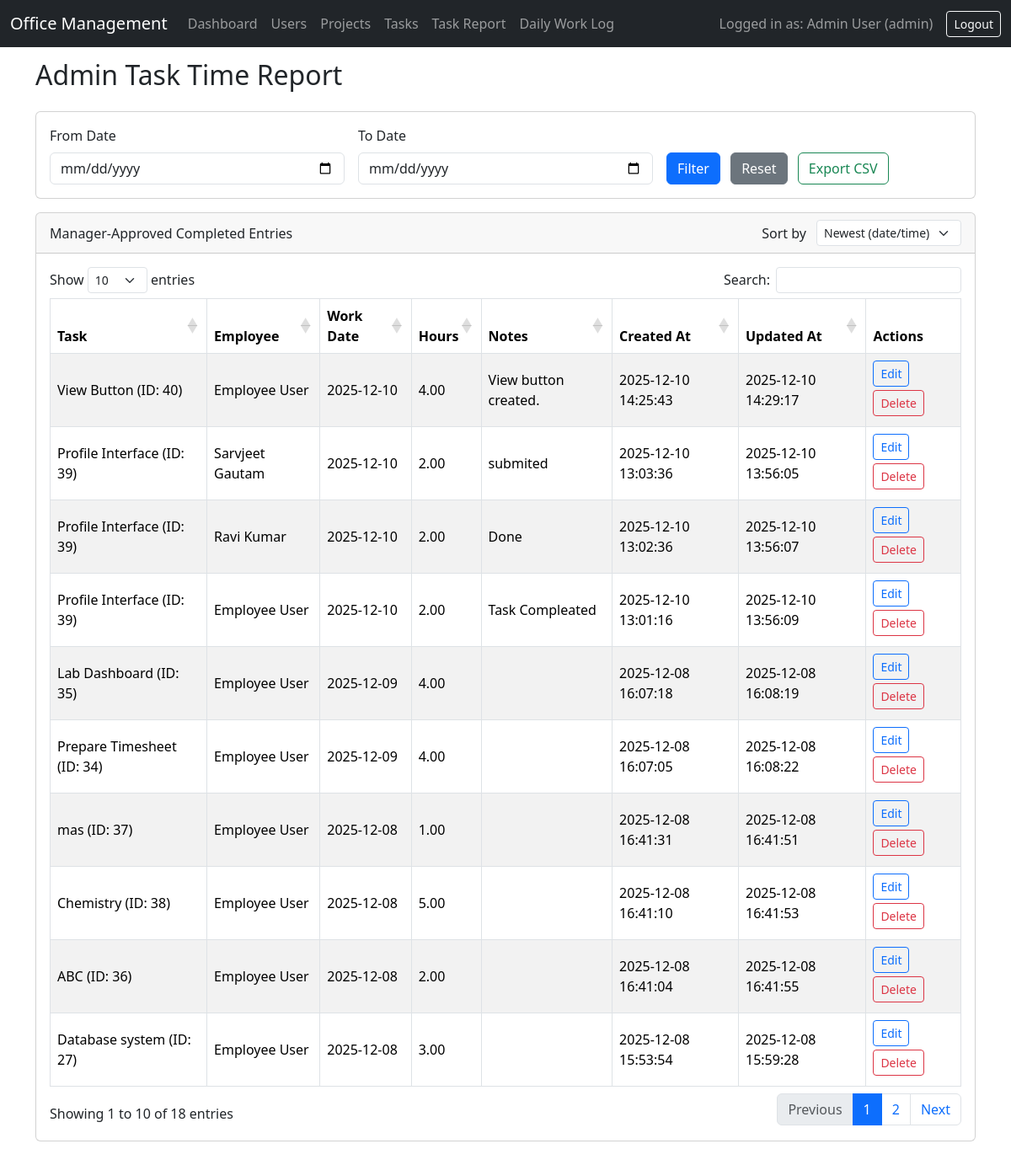
Page /report_tasks.php (signed in) on the committed database.
### tables this page shows
CREATE TABLE `timesheets` (
  `id` int(11) NOT NULL,
  `user_id` int(11) NOT NULL,
  `task_id` int(11) NOT NULL,
  `work_date` date NOT NULL,
  `hours` decimal(5,2) NOT NULL,
  `status` varchar(50) NOT NULL,
  `notes` text DEFAULT NULL,
  `manager_approved` tinyint(1) NOT NULL DEFAULT 0,
  `created_at` datetime NOT NULL DEFAULT current_timestamp(),
  `updated_at` datetime NOT NULL DEFAULT current_timestamp() ON UPDATE current_timestamp()
);

CREATE TABLE `tasks` (
  `id` int(11) NOT NULL,
  `project_id` int(11) NOT NULL,
  `title` varchar(255) NOT NULL,
  `description` text DEFAULT NULL,
  `created_by` int(11) NOT NULL,
  `status` enum('pending','in_progress','completed') NOT NULL DEFAULT 'pending',
  `start_date` date DEFAULT NULL,
  `due_date` date DEFAULT NULL,
  `created_at` datetime NOT NULL DEFAULT current_timestamp()
);

CREATE TABLE `users` (
  `id` int(11) NOT NULL,
  `full_name` varchar(100) NOT NULL,
  `first_name` varchar(100) DEFAULT NULL,
  `last_name` varchar(100) DEFAULT NULL,
  `username` varchar(50) NOT NULL,
  `email` varchar(191) DEFAULT NULL,
  `mobile` varchar(20) DEFAULT NULL,
  `phone` varchar(20) DEFAULT NULL,
  `address` text DEFAULT NULL,
  `social_facebook` varchar(191) DEFAULT NULL,
  `social_linkedin` varchar(191) DEFAULT NULL,
  `social_instagram` varchar(191) DEFAULT NULL,
  `social_twitter` varchar(191) DEFAULT NULL,
  `social_other` varchar(191) DEFAULT NULL,
  `profile_image` varchar(191) DEFAULT NULL,
  `password` varchar(255) NOT NULL,
  `role` enum('admin','manager','employee') NOT NULL DEFAULT 'employee',
  `created_at` datetime NOT NULL DEFAULT current_timestamp()
);

### report_tasks.php (the view, shortened to what this page needs)
<?php
require_once 'config.php';
$role = $_SESSION['role'];
$from_date = $_GET['from_date'] ?? '';
$to_date   = $_GET['to_date'] ?? '';
$sort = $_GET['sort'] ?? 'recent';
switch ($sort) {
    case 'recent':
    default:
        $orderBy = "ts.work_date DESC, ts.created_at DESC, ts.id DESC";
        $sort = 'recent';
        break;
}
$where = "1=1";
if ($role === 'manager') {
    $where .= " AND ts.manager_approved = 0 AND LOWER(TRIM(ts.status)) = 'completed'";
} elseif ($role === 'admin') {
    $where .= " AND ts.manager_approved = 1 AND LOWER(TRIM(ts.status)) = 'completed'";
}
$sql = "SELECT ts.*,
				t.id AS task_id,
				t.title AS task_title,
				t.description AS task_description,
				t.status AS task_status,
				u.full_name AS employee_name
        FROM timesheets ts
        JOIN tasks t ON ts.task_id = t.id
        JOIN users u ON ts.user_id = u.id
        WHERE $where
        ORDER BY $orderBy";
$stmt = $mysqli->prepare($sql);
$stmt->execute();
$res  = $stmt->get_result();
$rows = [];
while ($row = $res->fetch_assoc()) { $rows[] = $row; }
include 'header.php';
?>
<h2 class="mb-4">
  <?php if ($role === 'manager'): ?>
    Manager Task Time Report
  <?php else: ?>
    Admin Task Time Report
  <?php endif; ?>
</h2>
<div class="card mb-3">
  <div class="card-body">
    <form class="row g-3" method="get">
      <div class="col-md-4">
        <label class="form-label">From Date</label>
        <input type="date" name="from_date" class="form-control" value="<?php echo htmlspecialchars($from_date); ?>">
      </div>
      <div class="col-md-4">
        <label class="form-label">To Date</label>
        <input type="date" name="to_date" class="form-control" value="<?php echo htmlspecialchars($to_date); ?>">
      </div>
      <div class="col-md-4 d-flex align-items-end">
        <div>
          <button type="submit" class="btn btn-primary me-2">Filter</button>
          <a href="report_tasks.php" class="btn btn-secondary me-2">Reset</a>
          <button type="submit" name="export" value="csv" class="btn btn-outline-success">Export CSV</button>
        </div>
      </div>
    </form>
  </div>
</div>
<div class="card">
  <div class="card-header d-flex justify-content-between align-items-center">
    <span>
      <?php if ($role === 'manager'): ?>
        Completed Entries Waiting for Approval
      <?php else: ?>
        Manager-Approved Completed Entries
      <?php endif; ?>
    </span>
    <form method="get" class="row g-2 align-items-center mb-0">
      <div class="col-auto"><label class="form-label mb-0 me-1">Sort by</label></div>
      <div class="col-auto">
        <select name="sort" class="form-select form-select-sm" onchange="this.form.submit()">
          <option value="recent" <?php if ($sort === 'recent') echo 'selected'; ?>>Newest (date/time)</option>
        </select>
      </div>
    </form>
  </div>
  <div class="card-body table-responsive">
    <table id="tasktable" class="table table-bordered table-striped align-middle">
      <thead>
        <tr>
          <th>Task</th>
          <th>Employee</th>
          <th>Work Date</th>
          <th>Hours</th>
          <th>Notes</th>
          <th>Created At</th>
          <th>Updated At</th>
          <th>Actions</th>
        </tr>
      </thead>
      <tbody>
        <?php if (!$rows): ?>
        <?php else: ?>
          <?php foreach ($rows as $r): ?>
            <tr>
              <td><?php echo htmlspecialchars($r['task_title']) . ' (ID: ' . (int)$r['task_id'] . ')'; ?></td>
              <td><?php echo htmlspecialchars($r['employee_name']); ?></td>
              <td><?php echo htmlspecialchars($r['work_date']); ?></td>
              <td><?php echo htmlspecialchars($r['hours']); ?></td>
              <td><?php echo nl2br(htmlspecialchars($r['notes'])); ?></td>
              <td><?php echo htmlspecialchars($r['created_at']); ?></td>
              <td><?php echo htmlspecialchars($r['updated_at']); ?></td>
              <td>
                <a href="timesheet_edit.php?id=<?php echo (int)$r['id']; ?>" class="btn btn-sm btn-outline-primary mb-1">Edit</a>
                <form method="post" class="d-inline" onsubmit="return confirm('Are you sure you want to delete this entry?');">
                  <button type="submit" class="btn btn-sm btn-outline-danger mb-1">Delete</button>
                </form>
              </td>
            </tr>
          <?php endforeach; ?>
        <?php endif; ?>
      </tbody>
    </table>
  </div>
</div>
<?php include 'footer.php'; ?>

### rows in the picture
timesheets: task.title "View Button", task "40", user.full_name "Employee User", work_date "2025-12-10", hours "4.00", notes "View button created.", created_at "2025-12-10 14:25:43", updated_at "2025-12-10 14:29:17"
timesheets: task.title "Profile Interface", task "39", user.full_name "Sarvjeet Gautam", work_date "2025-12-10", hours "2.00", notes "submited", created_at "2025-12-10 13:03:36", updated_at "2025-12-10 13:56:05"
timesheets: task.title "Profile Interface", task "39", user.full_name "Ravi Kumar", work_date "2025-12-10", hours "2.00", notes "Done", created_at "2025-12-10 13:02:36", updated_at "2025-12-10 13:56:07"
timesheets: task.title "Profile Interface", task "39", user.full_name "Employee User", work_date "2025-12-10", hours "2.00", notes "Task Compleated", created_at "2025-12-10 13:01:16", updated_at "2025-12-10 13:56:09"
timesheets: task.title "Lab Dashboard", task "35", user.full_name "Employee User", work_date "2025-12-09", hours "4.00", created_at "2025-12-08 16:07:18", updated_at "2025-12-08 16:08:19"
timesheets: task.title "Prepare Timesheet", task "34", user.full_name "Employee User", work_date "2025-12-09", hours "4.00", created_at "2025-12-08 16:07:05", updated_at "2025-12-08 16:08:22"
timesheets: task.title "mas", task "37", user.full_name "Employee User", work_date "2025-12-08", hours "1.00", created_at "2025-12-08 16:41:31", updated_at "2025-12-08 16:41:51"
timesheets: task.title "Chemistry", task "38", user.full_name "Employee User", work_date "2025-12-08", hours "5.00", created_at "2025-12-08 16:41:10", updated_at "2025-12-08 16:41:53"
timesheets: task.title "ABC", task "36", user.full_name "Employee User", work_date "2025-12-08", hours "2.00", created_at "2025-12-08 16:41:04", updated_at "2025-12-08 16:41:55"
timesheets: task.title "Database system", task "27", user.full_name "Employee User", work_date "2025-12-08", hours "3.00", created_at "2025-12-08 15:53:54", updated_at "2025-12-08 15:59:28"

### other values in the picture
$_SESSION['full_name'] "Admin User"
$_SESSION['role'] "admin"
